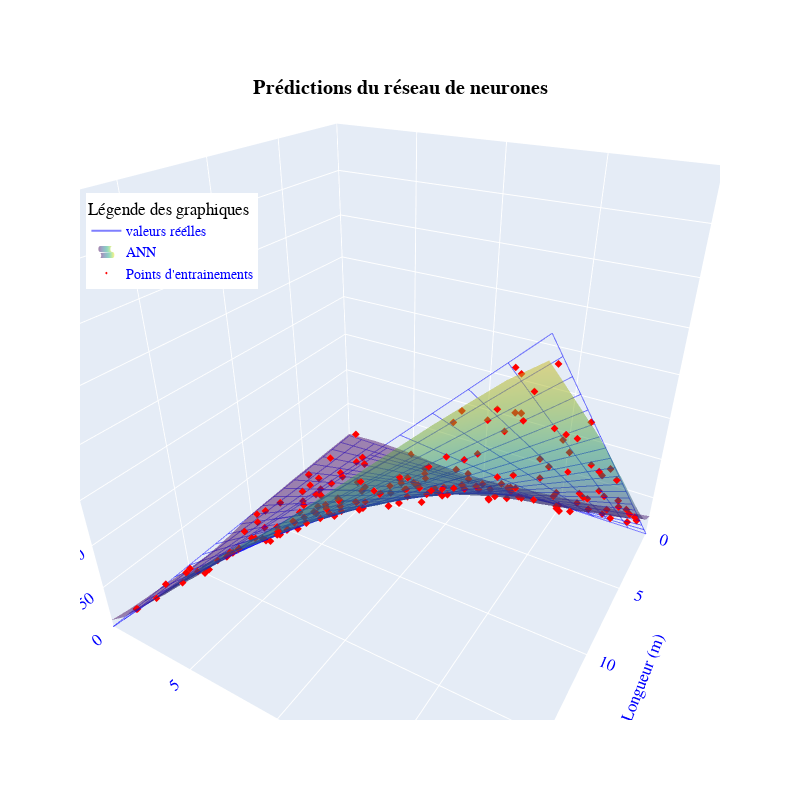

Notebook source saved alongside this figure:
### Markdown cell above
### Visualisons le résultat

### Code cell
import plotly
from plotly.offline import init_notebook_mode, plot, iplot
import plotly.graph_objs as go

#Jupyter setup
init_notebook_mode(connected=True)


x, y = np.linspace(0, 20, 21), np.linspace(0, 20, 21)
X, Y = np.meshgrid(x, y)
Z = rectArea(X,Y)
points=np.c_[X.ravel(), Y.ravel()]
Zhat = model.predict(points)


# Creating the plot
data = []
line_marker = dict(color='blue', width=2)
compt=0
for i, j, k in zip(X, Y, Z):
    if compt==0:
        data.append(go.Scatter3d(x=i, y=j, z=k, mode='lines', line=line_marker,opacity=0.5,name='valeurs réélles'))
    else:
        data.append(go.Scatter3d(x=i, y=j, z=k, mode='lines', line=line_marker,opacity=0.5,showlegend=False))
    data.append(go.Scatter3d(x=j, y=i, z=k, mode='lines', line=line_marker,opacity=0.5,showlegend=False))
    compt+=1

data.append(go.Surface(z=Zhat.reshape(21,-1), x=x, y=y , colorscale='Viridis',opacity=0.5,name='ANN',showscale=False,showlegend=True))
data.append(go.Scatter3d(x=df['Width'],y=df['Length'],z=df['Area'],
                         mode='markers',
                         marker=dict(size=2, color='red',opacity=1),marker_symbol='diamond',
                         name="Points d'entrainements"))
fig = go.Figure(data=data)  

fig.update_layout(
    width=800, height=800, autosize = True,
    legend_title="Légende des graphiques",
    font=dict(
        size=12,
        color="black"
    )
)

#font
fig.update_layout(
    font_size=14,
    font_family="Courier New",
    font_color="blue",
    legend_title_font_color="black")

#camera position
fig.update_layout(scene_camera=dict(eye=dict(x=1.25, y=0.75, z=0.85)))

#legend
fig.update_layout(legend=dict(
    yanchor="top",
    y=0.85,
    xanchor="left",
    x=0.01
))

#axes
fig.update_layout(
    scene = dict(xaxis_title='Longueur (m)',
                yaxis_title='Largeur (m)',
                zaxis_title='Surface (m²)',
                xaxis = dict(nticks=5, range=[0,20]),
                yaxis = dict(nticks=5, range=[0,20]),
                zaxis = dict(nticks=10, range=[0,400])))
#title
fig.update_layout(
    title={
        'text': "<b>Prédictions du réseau de neurones</b>",
        'y':0.9,
        'x':0.5,
        'xanchor': 'center',
        'yanchor': 'top',
        'font' :  dict(
                family="Arial",
                size=20,
                color='#000000')
    })


fig.show()

### Figure 1 — Plotly figure (JSON) as saved in the notebook; plotly's stock layout.template omitted (floating-point values rounded to 4 significant figures; data arrays with more than 128 entries replaced by an {"elided": "..."} marker saying what was removed)
{"data": [{"line": {"color": "blue", "width": 2}, "mode": "lines", "name": "valeurs réélles", "opacity": 0.5, "type": "scatter3d", "x": [0, 1, 2, 3, 4, 5, 6, 7, 8, 9, 10, 11, 12, 13, 14, 15, 16, 17, 18, 19, 20], "y": [0, 0, 0, 0, 0, 0, 0, 0, 0, 0, 0, 0, 0, 0, 0, 0, 0, 0, 0, 0, 0], "z": [0, 0, 0, 0, 0, 0, 0, 0, 0, 0, 0, 0, 0, 0, 0, 0, 0, 0, 0, 0, 0]}, {"line": {"color": "blue", "width": 2}, "mode": "lines", "opacity": 0.5, "showlegend": false, "type": "scatter3d", "x": [0, 0, 0, 0, 0, 0, 0, 0, 0, 0, 0, 0, 0, 0, 0, 0, 0, 0, 0, 0, 0], "y": [0, 1, 2, 3, 4, 5, 6, 7, 8, 9, 10, 11, 12, 13, 14, 15, 16, 17, 18, 19, 20], "z": [0, 0, 0, 0, 0, 0, 0, 0, 0, 0, 0, 0, 0, 0, 0, 0, 0, 0, 0, 0, 0]}, {"line": {"color": "blue", "width": 2}, "mode": "lines", "opacity": 0.5, "showlegend": false, "type": "scatter3d", "x": [0, 1, 2, 3, 4, 5, 6, 7, 8, 9, 10, 11, 12, 13, 14, 15, 16, 17, 18, 19, 20], "y": [1, 1, 1, 1, 1, 1, 1, 1, 1, 1, 1, 1, 1, 1, 1, 1, 1, 1, 1, 1, 1], "z": [0, 1, 2, 3, 4, 5, 6, 7, 8, 9, 10, 11, 12, 13, 14, 15, 16, 17, 18, 19, 20]}, {"line": {"color": "blue", "width": 2}, "mode": "lines", "opacity": 0.5, "showlegend": false, "type": "scatter3d", "x": [1, 1, 1, 1, 1, 1, 1, 1, 1, 1, 1, 1, 1, 1, 1, 1, 1, 1, 1, 1, 1], "y": [0, 1, 2, 3, 4, 5, 6, 7, 8, 9, 10, 11, 12, 13, 14, 15, 16, 17, 18, 19, 20], "z": [0, 1, 2, 3, 4, 5, 6, 7, 8, 9, 10, 11, 12, 13, 14, 15, 16, 17, 18, 19, 20]}, {"line": {"color": "blue", "width": 2}, "mode": "lines", "opacity": 0.5, "showlegend": false, "type": "scatter3d", "x": [0, 1, 2, 3, 4, 5, 6, 7, 8, 9, 10, 11, 12, 13, 14, 15, 16, 17, 18, 19, 20], "y": [2, 2, 2, 2, 2, 2, 2, 2, 2, 2, 2, 2, 2, 2, 2, 2, 2, 2, 2, 2, 2], "z": [0, 2, 4, 6, 8, 10, 12, 14, 16, 18, 20, 22, 24, 26, 28, 30, 32, 34, 36, 38, 40]}, {"line": {"color": "blue", "width": 2}, "mode": "lines", "opacity": 0.5, "showlegend": false, "type": "scatter3d", "x": [2, 2, 2, 2, 2, 2, 2, 2, 2, 2, 2, 2, 2, 2, 2, 2, 2, 2, 2, 2, 2], "y": [0, 1, 2, 3, 4, 5, 6, 7, 8, 9, 10, 11, 12, 13, 14, 15, 16, 17, 18, 19, 20], "z": [0, 2, 4, 6, 8, 10, 12, 14, 16, 18, 20, 22, 24, 26, 28, 30, 32, 34, 36, 38, 40]}, {"line": {"color": "blue", "width": 2}, "mode": "lines", "opacity": 0.5, "showlegend": false, "type": "scatter3d", "x": [0, 1, 2, 3, 4, 5, 6, 7, 8, 9, 10, 11, 12, 13, 14, 15, 16, 17, 18, 19, 20], "y": [3, 3, 3, 3, 3, 3, 3, 3, 3, 3, 3, 3, 3, 3, 3, 3, 3, 3, 3, 3, 3], "z": [0, 3, 6, 9, 12, 15, 18, 21, 24, 27, 30, 33, 36, 39, 42, 45, 48, 51, 54, 57, 60]}, {"line": {"color": "blue", "width": 2}, "mode": "lines", "opacity": 0.5, "showlegend": false, "type": "scatter3d", "x": [3, 3, 3, 3, 3, 3, 3, 3, 3, 3, 3, 3, 3, 3, 3, 3, 3, 3, 3, 3, 3], "y": [0, 1, 2, 3, 4, 5, 6, 7, 8, 9, 10, 11, 12, 13, 14, 15, 16, 17, 18, 19, 20], "z": [0, 3, 6, 9, 12, 15, 18, 21, 24, 27, 30, 33, 36, 39, 42, 45, 48, 51, 54, 57, 60]}, {"line": {"color": "blue", "width": 2}, "mode": "lines", "opacity": 0.5, "showlegend": false, "type": "scatter3d", "x": [0, 1, 2, 3, 4, 5, 6, 7, 8, 9, 10, 11, 12, 13, 14, 15, 16, 17, 18, 19, 20], "y": [4, 4, 4, 4, 4, 4, 4, 4, 4, 4, 4, 4, 4, 4, 4, 4, 4, 4, 4, 4, 4], "z": [0, 4, 8, 12, 16, 20, 24, 28, 32, 36, 40, 44, 48, 52, 56, 60, 64, 68, 72, 76, 80]}, {"line": {"color": "blue", "width": 2}, "mode": "lines", "opacity": 0.5, "showlegend": false, "type": "scatter3d", "x": [4, 4, 4, 4, 4, 4, 4, 4, 4, 4, 4, 4, 4, 4, 4, 4, 4, 4, 4, 4, 4], "y": [0, 1, 2, 3, 4, 5, 6, 7, 8, 9, 10, 11, 12, 13, 14, 15, 16, 17, 18, 19, 20], "z": [0, 4, 8, 12, 16, 20, 24, 28, 32, 36, 40, 44, 48, 52, 56, 60, 64, 68, 72, 76, 80]}, {"line": {"color": "blue", "width": 2}, "mode": "lines", "opacity": 0.5, "showlegend": false, "type": "scatter3d", "x": [0, 1, 2, 3, 4, 5, 6, 7, 8, 9, 10, 11, 12, 13, 14, 15, 16, 17, 18, 19, 20], "y": [5, 5, 5, 5, 5, 5, 5, 5, 5, 5, 5, 5, 5, 5, 5, 5, 5, 5, 5, 5, 5], "z": [0, 5, 10, 15, 20, 25, 30, 35, 40, 45, 50, 55, 60, 65, 70, 75, 80, 85, 90, 95, 100]}, {"line": {"color": "blue", "width": 2}, "mode": "lines", "opacity": 0.5, "showlegend": false, "type": "scatter3d", "x": [5, 5, 5, 5, 5, 5, 5, 5, 5, 5, 5, 5, 5, 5, 5, 5, 5, 5, 5, 5, 5], "y": [0, 1, 2, 3, 4, 5, 6, 7, 8, 9, 10, 11, 12, 13, 14, 15, 16, 17, 18, 19, 20], "z": [0, 5, 10, 15, 20, 25, 30, 35, 40, 45, 50, 55, 60, 65, 70, 75, 80, 85, 90, 95, 100]}, {"line": {"color": "blue", "width": 2}, "mode": "lines", "opacity": 0.5, "showlegend": false, "type": "scatter3d", "x": [0, 1, 2, 3, 4, 5, 6, 7, 8, 9, 10, 11, 12, 13, 14, 15, 16, 17, 18, 19, 20], "y": [6, 6, 6, 6, 6, 6, 6, 6, 6, 6, 6, 6, 6, 6, 6, 6, 6, 6, 6, 6, 6], "z": [0, 6, 12, 18, 24, 30, 36, 42, 48, 54, 60, 66, 72, 78, 84, 90, 96, 102, 108, 114, 120]}, {"line": {"color": "blue", "width": 2}, "mode": "lines", "opacity": 0.5, "showlegend": false, "type": "scatter3d", "x": [6, 6, 6, 6, 6, 6, 6, 6, 6, 6, 6, 6, 6, 6, 6, 6, 6, 6, 6, 6, 6], "y": [0, 1, 2, 3, 4, 5, 6, 7, 8, 9, 10, 11, 12, 13, 14, 15, 16, 17, 18, 19, 20], "z": [0, 6, 12, 18, 24, 30, 36, 42, 48, 54, 60, 66, 72, 78, 84, 90, 96, 102, 108, 114, 120]}, {"line": {"color": "blue", "width": 2}, "mode": "lines", "opacity": 0.5, "showlegend": false, "type": "scatter3d", "x": [0, 1, 2, 3, 4, 5, 6, 7, 8, 9, 10, 11, 12, 13, 14, 15, 16, 17, 18, 19, 20], "y": [7, 7, 7, 7, 7, 7, 7, 7, 7, 7, 7, 7, 7, 7, 7, 7, 7, 7, 7, 7, 7], "z": [0, 7, 14, 21, 28, 35, 42, 49, 56, 63, 70, 77, 84, 91, 98, 105, 112, 119, 126, 133, 140]}, {"line": {"color": "blue", "width": 2}, "mode": "lines", "opacity": 0.5, "showlegend": false, "type": "scatter3d", "x": [7, 7, 7, 7, 7, 7, 7, 7, 7, 7, 7, 7, 7, 7, 7, 7, 7, 7, 7, 7, 7], "y": [0, 1, 2, 3, 4, 5, 6, 7, 8, 9, 10, 11, 12, 13, 14, 15, 16, 17, 18, 19, 20], "z": [0, 7, 14, 21, 28, 35, 42, 49, 56, 63, 70, 77, 84, 91, 98, 105, 112, 119, 126, 133, 140]}, {"line": {"color": "blue", "width": 2}, "mode": "lines", "opacity": 0.5, "showlegend": false, "type": "scatter3d", "x": [0, 1, 2, 3, 4, 5, 6, 7, 8, 9, 10, 11, 12, 13, 14, 15, 16, 17, 18, 19, 20], "y": [8, 8, 8, 8, 8, 8, 8, 8, 8, 8, 8, 8, 8, 8, 8, 8, 8, 8, 8, 8, 8], "z": [0, 8, 16, 24, 32, 40, 48, 56, 64, 72, 80, 88, 96, 104, 112, 120, 128, 136, 144, 152, 160]}, {"line": {"color": "blue", "width": 2}, "mode": "lines", "opacity": 0.5, "showlegend": false, "type": "scatter3d", "x": [8, 8, 8, 8, 8, 8, 8, 8, 8, 8, 8, 8, 8, 8, 8, 8, 8, 8, 8, 8, 8], "y": [0, 1, 2, 3, 4, 5, 6, 7, 8, 9, 10, 11, 12, 13, 14, 15, 16, 17, 18, 19, 20], "z": [0, 8, 16, 24, 32, 40, 48, 56, 64, 72, 80, 88, 96, 104, 112, 120, 128, 136, 144, 152, 160]}, {"line": {"color": "blue", "width": 2}, "mode": "lines", "opacity": 0.5, "showlegend": false, "type": "scatter3d", "x": [0, 1, 2, 3, 4, 5, 6, 7, 8, 9, 10, 11, 12, 13, 14, 15, 16, 17, 18, 19, 20], "y": [9, 9, 9, 9, 9, 9, 9, 9, 9, 9, 9, 9, 9, 9, 9, 9, 9, 9, 9, 9, 9], "z": [0, 9, 18, 27, 36, 45, 54, 63, 72, 81, 90, 99, 108, 117, 126, 135, 144, 153, 162, 171, 180]}, {"line": {"color": "blue", "width": 2}, "mode": "lines", "opacity": 0.5, "showlegend": false, "type": "scatter3d", "x": [9, 9, 9, 9, 9, 9, 9, 9, 9, 9, 9, 9, 9, 9, 9, 9, 9, 9, 9, 9, 9], "y": [0, 1, 2, 3, 4, 5, 6, 7, 8, 9, 10, 11, 12, 13, 14, 15, 16, 17, 18, 19, 20], "z": [0, 9, 18, 27, 36, 45, 54, 63, 72, 81, 90, 99, 108, 117, 126, 135, 144, 153, 162, 171, 180]}, {"line": {"color": "blue", "width": 2}, "mode": "lines", "opacity": 0.5, "showlegend": false, "type": "scatter3d", "x": [0, 1, 2, 3, 4, 5, 6, 7, 8, 9, 10, 11, 12, 13, 14, 15, 16, 17, 18, 19, 20], "y": [10, 10, 10, 10, 10, 10, 10, 10, 10, 10, 10, 10, 10, 10, 10, 10, 10, 10, 10, 10, 10], "z": [0, 10, 20, 30, 40, 50, 60, 70, 80, 90, 100, 110, 120, 130, 140, 150, 160, 170, 180, 190, 200]}, {"line": {"color": "blue", "width": 2}, "mode": "lines", "opacity": 0.5, "showlegend": false, "type": "scatter3d", "x": [10, 10, 10, 10, 10, 10, 10, 10, 10, 10, 10, 10, 10, 10, 10, 10, 10, 10, 10, 10, 10], "y": [0, 1, 2, 3, 4, 5, 6, 7, 8, 9, 10, 11, 12, 13, 14, 15, 16, 17, 18, 19, 20], "z": [0, 10, 20, 30, 40, 50, 60, 70, 80, 90, 100, 110, 120, 130, 140, 150, 160, 170, 180, 190, 200]}, {"line": {"color": "blue", "width": 2}, "mode": "lines", "opacity": 0.5, "showlegend": false, "type": "scatter3d", "x": [0, 1, 2, 3, 4, 5, 6, 7, 8, 9, 10, 11, 12, 13, 14, 15, 16, 17, 18, 19, 20], "y": [11, 11, 11, 11, 11, 11, 11, 11, 11, 11, 11, 11, 11, 11, 11, 11, 11, 11, 11, 11, 11], "z": [0, 11, 22, 33, 44, 55, 66, 77, 88, 99, 110, 121, 132, 143, 154, 165, 176, 187, 198, 209, 220]}, {"line": {"color": "blue", "width": 2}, "mode": "lines", "opacity": 0.5, "showlegend": false, "type": "scatter3d", "x": [11, 11, 11, 11, 11, 11, 11, 11, 11, 11, 11, 11, 11, 11, 11, 11, 11, 11, 11, 11, 11], "y": [0, 1, 2, 3, 4, 5, 6, 7, 8, 9, 10, 11, 12, 13, 14, 15, 16, 17, 18, 19, 20], "z": [0, 11, 22, 33, 44, 55, 66, 77, 88, 99, 110, 121, 132, 143, 154, 165, 176, 187, 198, 209, 220]}, {"line": {"color": "blue", "width": 2}, "mode": "lines", "opacity": 0.5, "showlegend": false, "type": "scatter3d", "x": [0, 1, 2, 3, 4, 5, 6, 7, 8, 9, 10, 11, 12, 13, 14, 15, 16, 17, 18, 19, 20], "y": [12, 12, 12, 12, 12, 12, 12, 12, 12, 12, 12, 12, 12, 12, 12, 12, 12, 12, 12, 12, 12], "z": [0, 12, 24, 36, 48, 60, 72, 84, 96, 108, 120, 132, 144, 156, 168, 180, 192, 204, 216, 228, 240]}, {"line": {"color": "blue", "width": 2}, "mode": "lines", "opacity": 0.5, "showlegend": false, "type": "scatter3d", "x": [12, 12, 12, 12, 12, 12, 12, 12, 12, 12, 12, 12, 12, 12, 12, 12, 12, 12, 12, 12, 12], "y": [0, 1, 2, 3, 4, 5, 6, 7, 8, 9, 10, 11, 12, 13, 14, 15, 16, 17, 18, 19, 20], "z": [0, 12, 24, 36, 48, 60, 72, 84, 96, 108, 120, 132, 144, 156, 168, 180, 192, 204, 216, 228, 240]}, {"line": {"color": "blue", "width": 2}, "mode": "lines", "opacity": 0.5, "showlegend": false, "type": "scatter3d", "x": [0, 1, 2, 3, 4, 5, 6, 7, 8, 9, 10, 11, 12, 13, 14, 15, 16, 17, 18, 19, 20], "y": [13, 13, 13, 13, 13, 13, 13, 13, 13, 13, 13, 13, 13, 13, 13, 13, 13, 13, 13, 13, 13], "z": [0, 13, 26, 39, 52, 65, 78, 91, 104, 117, 130, 143, 156, 169, 182, 195, 208, 221, 234, 247, 260]}, {"line": {"color": "blue", "width": 2}, "mode": "lines", "opacity": 0.5, "showlegend": false, "type": "scatter3d", "x": [13, 13, 13, 13, 13, 13, 13, 13, 13, 13, 13, 13, 13, 13, 13, 13, 13, 13, 13, 13, 13], "y": [0, 1, 2, 3, 4, 5, 6, 7, 8, 9, 10, 11, 12, 13, 14, 15, 16, 17, 18, 19, 20], "z": [0, 13, 26, 39, 52, 65, 78, 91, 104, 117, 130, 143, 156, 169, 182, 195, 208, 221, 234, 247, 260]}, {"line": {"color": "blue", "width": 2}, "mode": "lines", "opacity": 0.5, "showlegend": false, "type": "scatter3d", "x": [0, 1, 2, 3, 4, 5, 6, 7, 8, 9, 10, 11, 12, 13, 14, 15, 16, 17, 18, 19, 20], "y": [14, 14, 14, 14, 14, 14, 14, 14, 14, 14, 14, 14, 14, 14, 14, 14, 14, 14, 14, 14, 14], "z": [0, 14, 28, 42, 56, 70, 84, 98, 112, 126, 140, 154, 168, 182, 196, 210, 224, 238, 252, 266, 280]}, {"line": {"color": "blue", "width": 2}, "mode": "lines", "opacity": 0.5, "showlegend": false, "type": "scatter3d", "x": [14, 14, 14, 14, 14, 14, 14, 14, 14, 14, 14, 14, 14, 14, 14, 14, 14, 14, 14, 14, 14], "y": [0, 1, 2, 3, 4, 5, 6, 7, 8, 9, 10, 11, 12, 13, 14, 15, 16, 17, 18, 19, 20], "z": [0, 14, 28, 42, 56, 70, 84, 98, 112, 126, 140, 154, 168, 182, 196, 210, 224, 238, 252, 266, 280]}, {"line": {"color": "blue", "width": 2}, "mode": "lines", "opacity": 0.5, "showlegend": false, "type": "scatter3d", "x": [0, 1, 2, 3, 4, 5, 6, 7, 8, 9, 10, 11, 12, 13, 14, 15, 16, 17, 18, 19, 20], "y": [15, 15, 15, 15, 15, 15, 15, 15, 15, 15, 15, 15, 15, 15, 15, 15, 15, 15, 15, 15, 15], "z": [0, 15, 30, 45, 60, 75, 90, 105, 120, 135, 150, 165, 180, 195, 210, 225, 240, 255, 270, 285, 300]}, {"line": {"color": "blue", "width": 2}, "mode": "lines", "opacity": 0.5, "showlegend": false, "type": "scatter3d", "x": [15, 15, 15, 15, 15, 15, 15, 15, 15, 15, 15, 15, 15, 15, 15, 15, 15, 15, 15, 15, 15], "y": [0, 1, 2, 3, 4, 5, 6, 7, 8, 9, 10, 11, 12, 13, 14, 15, 16, 17, 18, 19, 20], "z": [0, 15, 30, 45, 60, 75, 90, 105, 120, 135, 150, 165, 180, 195, 210, 225, 240, 255, 270, 285, 300]}, {"line": {"color": "blue", "width": 2}, "mode": "lines", "opacity": 0.5, "showlegend": false, "type": "scatter3d", "x": [0, 1, 2, 3, 4, 5, 6, 7, 8, 9, 10, 11, 12, 13, 14, 15, 16, 17, 18, 19, 20], "y": [16, 16, 16, 16, 16, 16, 16, 16, 16, 16, 16, 16, 16, 16, 16, 16, 16, 16, 16, 16, 16], "z": [0, 16, 32, 48, 64, 80, 96, 112, 128, 144, 160, 176, 192, 208, 224, 240, 256, 272, 288, 304, 320]}, {"line": {"color": "blue", "width": 2}, "mode": "lines", "opacity": 0.5, "showlegend": false, "type": "scatter3d", "x": [16, 16, 16, 16, 16, 16, 16, 16, 16, 16, 16, 16, 16, 16, 16, 16, 16, 16, 16, 16, 16], "y": [0, 1, 2, 3, 4, 5, 6, 7, 8, 9, 10, 11, 12, 13, 14, 15, 16, 17, 18, 19, 20], "z": [0, 16, 32, 48, 64, 80, 96, 112, 128, 144, 160, 176, 192, 208, 224, 240, 256, 272, 288, 304, 320]}, {"line": {"color": "blue", "width": 2}, "mode": "lines", "opacity": 0.5, "showlegend": false, "type": "scatter3d", "x": [0, 1, 2, 3, 4, 5, 6, 7, 8, 9, 10, 11, 12, 13, 14, 15, 16, 17, 18, 19, 20], "y": [17, 17, 17, 17, 17, 17, 17, 17, 17, 17, 17, 17, 17, 17, 17, 17, 17, 17, 17, 17, 17], "z": [0, 17, 34, 51, 68, 85, 102, 119, 136, 153, 170, 187, 204, 221, 238, 255, 272, 289, 306, 323, 340]}, {"line": {"color": "blue", "width": 2}, "mode": "lines", "opacity": 0.5, "showlegend": false, "type": "scatter3d", "x": [17, 17, 17, 17, 17, 17, 17, 17, 17, 17, 17, 17, 17, 17, 17, 17, 17, 17, 17, 17, 17], "y": [0, 1, 2, 3, 4, 5, 6, 7, 8, 9, 10, 11, 12, 13, 14, 15, 16, 17, 18, 19, 20], "z": [0, 17, 34, 51, 68, 85, 102, 119, 136, 153, 170, 187, 204, 221, 238, 255, 272, 289, 306, 323, 340]}, {"line": {"color": "blue", "width": 2}, "mode": "lines", "opacity": 0.5, "showlegend": false, "type": "scatter3d", "x": [0, 1, 2, 3, 4, 5, 6, 7, 8, 9, 10, 11, 12, 13, 14, 15, 16, 17, 18, 19, 20], "y": [18, 18, 18, 18, 18, 18, 18, 18, 18, 18, 18, 18, 18, 18, 18, 18, 18, 18, 18, 18, 18], "z": [0, 18, 36, 54, 72, 90, 108, 126, 144, 162, 180, 198, 216, 234, 252, 270, 288, 306, 324, 342, 360]}, {"line": {"color": "blue", "width": 2}, "mode": "lines", "opacity": 0.5, "showlegend": false, "type": "scatter3d", "x": [18, 18, 18, 18, 18, 18, 18, 18, 18, 18, 18, 18, 18, 18, 18, 18, 18, 18, 18, 18, 18], "y": [0, 1, 2, 3, 4, 5, 6, 7, 8, 9, 10, 11, 12, 13, 14, 15, 16, 17, 18, 19, 20], "z": [0, 18, 36, 54, 72, 90, 108, 126, 144, 162, 180, 198, 216, 234, 252, 270, 288, 306, 324, 342, 360]}, {"line": {"color": "blue", "width": 2}, "mode": "lines", "opacity": 0.5, "showlegend": false, "type": "scatter3d", "x": [0, 1, 2, 3, 4, 5, 6, 7, 8, 9, 10, 11, 12, 13, 14, 15, 16, 17, 18, 19, 20], "y": [19, 19, 19, 19, 19, 19, 19, 19, 19, 19, 19, 19, 19, 19, 19, 19, 19, 19, 19, 19, 19], "z": [0, 19, 38, 57, 76, 95, 114, 133, 152, 171, 190, 209, 228, 247, 266, 285, 304, 323, 342, 361, 380]}, {"line": {"color": "blue", "width": 2}, "mode": "lines", "opacity": 0.5, "showlegend": false, "type": "scatter3d", "x": [19, 19, 19, 19, 19, 19, 19, 19, 19, 19, 19, 19, 19, 19, 19, 19, 19, 19, 19, 19, 19], "y": [0, 1, 2, 3, 4, 5, 6, 7, 8, 9, 10, 11, 12, 13, 14, 15, 16, 17, 18, 19, 20], "z": [0, 19, 38, 57, 76, 95, 114, 133, 152, 171, 190, 209, 228, 247, 266, 285, 304, 323, 342, 361, 380]}, {"line": {"color": "blue", "width": 2}, "mode": "lines", "opacity": 0.5, "showlegend": false, "type": "scatter3d", "x": [0, 1, 2, 3, 4, 5, 6, 7, 8, 9, 10, 11, 12, 13, 14, 15, 16, 17, 18, 19, 20], "y": [20, 20, 20, 20, 20, 20, 20, 20, 20, 20, 20, 20, 20, 20, 20, 20, 20, 20, 20, 20, 20], "z": [0, 20, 40, 60, 80, 100, 120, 140, 160, 180, 200, 220, 240, 260, 280, 300, 320, 340, 360, 380, 400]}, {"line": {"color": "blue", "width": 2}, "mode": "lines", "opacity": 0.5, "showlegend": false, "type": "scatter3d", "x": [20, 20, 20, 20, 20, 20, 20, 20, 20, 20, 20, 20, 20, 20, 20, 20, 20, 20, 20, 20, 20], "y": [0, 1, 2, 3, 4, 5, 6, 7, 8, 9, 10, 11, 12, 13, 14, 15, 16, 17, 18, 19, 20], "z": [0, 20, 40, 60, 80, 100, 120, 140, 160, 180, 200, 220, 240, 260, 280, 300, 320, 340, 360, 380, 400]}, {"colorscale": [[0, "#440154"], [0.1111, "#482878"], [0.2222, "#3e4989"], [0.3333, "#31688e"], [0.4444, "#26828e"], [0.5556, "#1f9e89"], [0.6667, "#35b779"], [0.7778, "#6ece58"], [0.8889, "#b5de2b"], [1, "#fde725"]], "name": "ANN", "opacity": 0.5, "showlegend": true, "showscale": false, "type": "surface", "x": [0, 1, 2, 3, 4, 5, 6, 7, 8, 9, 10, 11, 12, 13, 14, 15, 16, 17, 18, 19, 20], "y": [0, 1, 2, 3, 4, 5, 6, 7, 8, 9, 10, 11, 12, 13, 14, 15, 16, 17, 18, 19, 20], "z": {"elided": "21x21 float values"}}, {"marker": {"color": "red", "opacity": 1, "size": 2, "symbol": "diamond"}, "mode": "markers", "name": "Points d'entrainements", "type": "scatter3d", "x": {"elided": "200 float values"}, "y": {"elided": "200 float values"}, "z": {"elided": "200 float values"}}], "layout": {"autosize": true, "font": {"color": "blue", "family": "Courier New", "size": 14}, "height": 800, "legend": {"title": {"font": {"color": "black"}, "text": "Légende des graphiques"}, "x": 0.01, "xanchor": "left", "y": 0.85, "yanchor": "top"}, "scene": {"camera": {"eye": {"x": 1.25, "y": 0.75, "z": 0.85}}, "xaxis": {"nticks": 5, "range": [0, 20], "title": {"text": "Longueur (m)"}}, "yaxis": {"nticks": 5, "range": [0, 20], "title": {"text": "Largeur (m)"}}, "zaxis": {"nticks": 10, "range": [0, 400], "title": {"text": "Surface (m²)"}}}, "title": {"font": {"color": "#000000", "family": "Arial", "size": 20}, "text": "<b>Prédictions du réseau de neurones</b>", "x": 0.5, "xanchor": "center", "y": 0.9, "yanchor": "top"}, "width": 800}}
